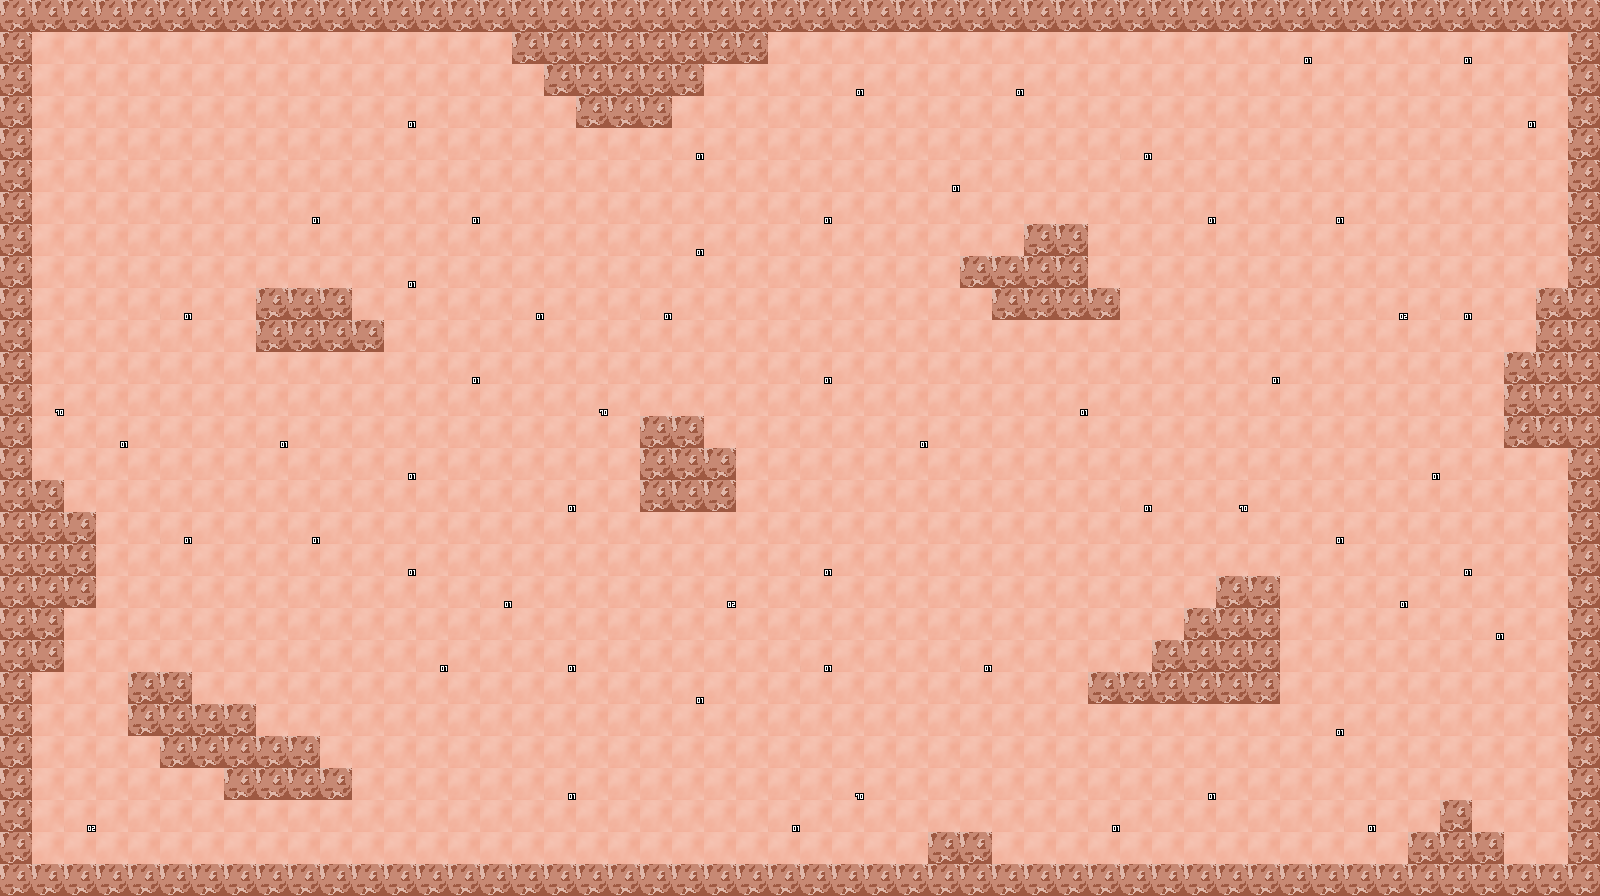

The image is a tile-based game level rendered from a .tmx file. Its description and complete source (layers, tilesets, objects, tile grids) follow:
An orthogonal 50x28 tile map with 32x32 px tiles, 2 tile layers (terrain, object), 2 tilesets.

<map version="1.2" tiledversion="1.3.4" orientation="orthogonal" renderorder="right-down" width="50" height="28" tilewidth="32" tileheight="32" infinite="0" nextlayerid="3" nextobjectid="1">
 <editorsettings>
  <export target="Map3.csv" format="csv" />
 </editorsettings>
 <tileset firstgid="1" source="terrain.tsx" />
 <tileset firstgid="129" source="object.tsx" />
 <layer id="1" name="terrain" width="50" height="28">
  <data encoding="csv">
2,2,2,2,2,2,2,2,2,2,2,2,2,2,2,2,2,2,2,2,2,2,2,2,2,2,2,2,2,2,2,2,2,2,2,2,2,2,2,2,2,2,2,2,2,2,2,2,2,2,
2,1,1,1,1,1,1,1,1,1,1,1,1,1,1,1,2,2,2,2,2,2,2,2,1,1,1,1,1,1,1,1,1,1,1,1,1,1,1,1,1,1,1,1,1,1,1,1,1,2,
2,1,1,1,1,1,1,1,1,1,1,1,1,1,1,1,1,2,2,2,2,2,1,1,1,1,1,1,1,1,1,1,1,1,1,1,1,1,1,1,1,1,1,1,1,1,1,1,1,2,
2,1,1,1,1,1,1,1,1,1,1,1,1,1,1,1,1,1,2,2,2,1,1,1,1,1,1,1,1,1,1,1,1,1,1,1,1,1,1,1,1,1,1,1,1,1,1,1,1,2,
2,1,1,1,1,1,1,1,1,1,1,1,1,1,1,1,1,1,1,1,1,1,1,1,1,1,1,1,1,1,1,1,1,1,1,1,1,1,1,1,1,1,1,1,1,1,1,1,1,2,
2,1,1,1,1,1,1,1,1,1,1,1,1,1,1,1,1,1,1,1,1,1,1,1,1,1,1,1,1,1,1,1,1,1,1,1,1,1,1,1,1,1,1,1,1,1,1,1,1,2,
2,1,1,1,1,1,1,1,1,1,1,1,1,1,1,1,1,1,1,1,1,1,1,1,1,1,1,1,1,1,1,1,1,1,1,1,1,1,1,1,1,1,1,1,1,1,1,1,1,2,
2,1,1,1,1,1,1,1,1,1,1,1,1,1,1,1,1,1,1,1,1,1,1,1,1,1,1,1,1,1,1,1,2,2,1,1,1,1,1,1,1,1,1,1,1,1,1,1,1,2,
2,1,1,1,1,1,1,1,1,1,1,1,1,1,1,1,1,1,1,1,1,1,1,1,1,1,1,1,1,1,2,2,2,2,1,1,1,1,1,1,1,1,1,1,1,1,1,1,1,2,
2,1,1,1,1,1,1,1,2,2,2,1,1,1,1,1,1,1,1,1,1,1,1,1,1,1,1,1,1,1,1,2,2,2,2,1,1,1,1,1,1,1,1,1,1,1,1,1,2,2,
2,1,1,1,1,1,1,1,2,2,2,2,1,1,1,1,1,1,1,1,1,1,1,1,1,1,1,1,1,1,1,1,1,1,1,1,1,1,1,1,1,1,1,1,1,1,1,1,2,2,
2,1,1,1,1,1,1,1,1,1,1,1,1,1,1,1,1,1,1,1,1,1,1,1,1,1,1,1,1,1,1,1,1,1,1,1,1,1,1,1,1,1,1,1,1,1,1,2,2,2,
2,1,1,1,1,1,1,1,1,1,1,1,1,1,1,1,1,1,1,1,1,1,1,1,1,1,1,1,1,1,1,1,1,1,1,1,1,1,1,1,1,1,1,1,1,1,1,2,2,2,
2,1,1,1,1,1,1,1,1,1,1,1,1,1,1,1,1,1,1,1,2,2,1,1,1,1,1,1,1,1,1,1,1,1,1,1,1,1,1,1,1,1,1,1,1,1,1,2,2,2,
2,1,1,1,1,1,1,1,1,1,1,1,1,1,1,1,1,1,1,1,2,2,2,1,1,1,1,1,1,1,1,1,1,1,1,1,1,1,1,1,1,1,1,1,1,1,1,1,1,2,
2,2,1,1,1,1,1,1,1,1,1,1,1,1,1,1,1,1,1,1,2,2,2,1,1,1,1,1,1,1,1,1,1,1,1,1,1,1,1,1,1,1,1,1,1,1,1,1,1,2,
2,2,2,1,1,1,1,1,1,1,1,1,1,1,1,1,1,1,1,1,1,1,1,1,1,1,1,1,1,1,1,1,1,1,1,1,1,1,1,1,1,1,1,1,1,1,1,1,1,2,
2,2,2,1,1,1,1,1,1,1,1,1,1,1,1,1,1,1,1,1,1,1,1,1,1,1,1,1,1,1,1,1,1,1,1,1,1,1,1,1,1,1,1,1,1,1,1,1,1,2,
2,2,2,1,1,1,1,1,1,1,1,1,1,1,1,1,1,1,1,1,1,1,1,1,1,1,1,1,1,1,1,1,1,1,1,1,1,1,2,2,1,1,1,1,1,1,1,1,1,2,
2,2,1,1,1,1,1,1,1,1,1,1,1,1,1,1,1,1,1,1,1,1,1,1,1,1,1,1,1,1,1,1,1,1,1,1,1,2,2,2,1,1,1,1,1,1,1,1,1,2,
2,2,1,1,1,1,1,1,1,1,1,1,1,1,1,1,1,1,1,1,1,1,1,1,1,1,1,1,1,1,1,1,1,1,1,1,2,2,2,2,1,1,1,1,1,1,1,1,1,2,
2,1,1,1,2,2,1,1,1,1,1,1,1,1,1,1,1,1,1,1,1,1,1,1,1,1,1,1,1,1,1,1,1,1,2,2,2,2,2,2,1,1,1,1,1,1,1,1,1,2,
2,1,1,1,2,2,2,2,1,1,1,1,1,1,1,1,1,1,1,1,1,1,1,1,1,1,1,1,1,1,1,1,1,1,1,1,1,1,1,1,1,1,1,1,1,1,1,1,1,2,
2,1,1,1,1,2,2,2,2,2,1,1,1,1,1,1,1,1,1,1,1,1,1,1,1,1,1,1,1,1,1,1,1,1,1,1,1,1,1,1,1,1,1,1,1,1,1,1,1,2,
2,1,1,1,1,1,1,2,2,2,2,1,1,1,1,1,1,1,1,1,1,1,1,1,1,1,1,1,1,1,1,1,1,1,1,1,1,1,1,1,1,1,1,1,1,1,1,1,1,2,
2,1,1,1,1,1,1,1,1,1,1,1,1,1,1,1,1,1,1,1,1,1,1,1,1,1,1,1,1,1,1,1,1,1,1,1,1,1,1,1,1,1,1,1,1,2,1,1,1,2,
2,1,1,1,1,1,1,1,1,1,1,1,1,1,1,1,1,1,1,1,1,1,1,1,1,1,1,1,1,2,2,1,1,1,1,1,1,1,1,1,1,1,1,1,2,2,2,1,1,2,
2,2,2,2,2,2,2,2,2,2,2,2,2,2,2,2,2,2,2,2,2,2,2,2,2,2,2,2,2,2,2,2,2,2,2,2,2,2,2,2,2,2,2,2,2,2,2,2,2,2
</data>
 </layer>
 <layer id="2" name="object" width="50" height="28">
  <data encoding="csv">
0,0,0,0,0,0,0,0,0,0,0,0,0,0,0,0,0,0,0,0,0,0,0,0,0,0,0,0,0,0,0,0,0,0,0,0,0,0,0,0,0,0,0,0,0,0,0,0,0,0,
0,0,0,0,0,0,0,0,0,0,0,0,0,0,0,0,0,0,0,0,0,0,0,0,0,0,0,0,0,0,0,0,0,0,0,0,0,0,0,0,130,0,0,0,0,130,0,0,0,0,
0,0,0,0,0,0,0,0,0,0,0,0,0,0,0,0,0,0,0,0,0,0,0,0,0,0,130,0,0,0,0,130,0,0,0,0,0,0,0,0,0,0,0,0,0,0,0,0,0,0,
0,0,0,0,0,0,0,0,0,0,0,0,130,0,0,0,0,0,0,0,0,0,0,0,0,0,0,0,0,0,0,0,0,0,0,0,0,0,0,0,0,0,0,0,0,0,0,130,0,0,
0,0,0,0,0,0,0,0,0,0,0,0,0,0,0,0,0,0,0,0,0,130,0,0,0,0,0,0,0,0,0,0,0,0,0,130,0,0,0,0,0,0,0,0,0,0,0,0,0,0,
0,0,0,0,0,0,0,0,0,0,0,0,0,0,0,0,0,0,0,0,0,0,0,0,0,0,0,0,0,130,0,0,0,0,0,0,0,0,0,0,0,0,0,0,0,0,0,0,0,0,
0,0,0,0,0,0,0,0,0,130,0,0,0,0,130,0,0,0,0,0,0,0,0,0,0,130,0,0,0,0,0,0,0,0,0,0,0,130,0,0,0,130,0,0,0,0,0,0,0,0,
0,0,0,0,0,0,0,0,0,0,0,0,0,0,0,0,0,0,0,0,0,130,0,0,0,0,0,0,0,0,0,0,0,0,0,0,0,0,0,0,0,0,0,0,0,0,0,0,0,0,
0,0,0,0,0,0,0,0,0,0,0,0,130,0,0,0,0,0,0,0,0,0,0,0,0,0,0,0,0,0,0,0,0,0,0,0,0,0,0,0,0,0,0,0,0,0,0,0,0,0,
0,0,0,0,0,130,0,0,0,0,0,0,0,0,0,0,130,0,0,0,130,0,0,0,0,0,0,0,0,0,0,0,0,0,0,0,0,0,0,0,0,0,0,131,0,130,0,0,0,0,
0,0,0,0,0,0,0,0,0,0,0,0,0,0,0,0,0,0,0,0,0,0,0,0,0,0,0,0,0,0,0,0,0,0,0,0,0,0,0,0,0,0,0,0,0,0,0,0,0,0,
0,0,0,0,0,0,0,0,0,0,0,0,0,0,130,0,0,0,0,0,0,0,0,0,0,130,0,0,0,0,0,0,0,0,0,0,0,0,0,130,0,0,0,0,0,0,0,0,0,0,
0,199,0,0,0,0,0,0,0,0,0,0,0,0,0,0,0,0,199,0,0,0,0,0,0,0,0,0,0,0,0,0,0,130,0,0,0,0,0,0,0,0,0,0,0,0,0,0,0,0,
0,0,0,130,0,0,0,0,130,0,0,0,0,0,0,0,0,0,0,0,0,0,0,0,0,0,0,0,130,0,0,0,0,0,0,0,0,0,0,0,0,0,0,0,0,0,0,0,0,0,
0,0,0,0,0,0,0,0,0,0,0,0,130,0,0,0,0,0,0,0,0,0,0,0,0,0,0,0,0,0,0,0,0,0,0,0,0,0,0,0,0,0,0,0,130,0,0,0,0,0,
0,0,0,0,0,0,0,0,0,0,0,0,0,0,0,0,0,130,0,0,0,0,0,0,0,0,0,0,0,0,0,0,0,0,0,130,0,0,199,0,0,0,0,0,0,0,0,0,0,0,
0,0,0,0,0,130,0,0,0,130,0,0,0,0,0,0,0,0,0,0,0,0,0,0,0,0,0,0,0,0,0,0,0,0,0,0,0,0,0,0,0,130,0,0,0,0,0,0,0,0,
0,0,0,0,0,0,0,0,0,0,0,0,130,0,0,0,0,0,0,0,0,0,0,0,0,130,0,0,0,0,0,0,0,0,0,0,0,0,0,0,0,0,0,0,0,130,0,0,0,0,
0,0,0,0,0,0,0,0,0,0,0,0,0,0,0,130,0,0,0,0,0,0,131,0,0,0,0,0,0,0,0,0,0,0,0,0,0,0,0,0,0,0,0,130,0,0,0,0,0,0,
0,0,0,0,0,0,0,0,0,0,0,0,0,0,0,0,0,0,0,0,0,0,0,0,0,0,0,0,0,0,0,0,0,0,0,0,0,0,0,0,0,0,0,0,0,0,130,0,0,0,
0,0,0,0,0,0,0,0,0,0,0,0,0,130,0,0,0,130,0,0,0,0,0,0,0,130,0,0,0,0,130,0,0,0,0,0,0,0,0,0,0,0,0,0,0,0,0,0,0,0,
0,0,0,0,0,0,0,0,0,0,0,0,0,0,0,0,0,0,0,0,0,130,0,0,0,0,0,0,0,0,0,0,0,0,0,0,0,0,0,0,0,0,0,0,0,0,0,0,0,0,
0,0,0,0,0,0,0,0,0,0,0,0,0,0,0,0,0,0,0,0,0,0,0,0,0,0,0,0,0,0,0,0,0,0,0,0,0,0,0,0,0,130,0,0,0,0,0,0,0,0,
0,0,0,0,0,0,0,0,0,0,0,0,0,0,0,0,0,0,0,0,0,0,0,0,0,0,0,0,0,0,0,0,0,0,0,0,0,0,0,0,0,0,0,0,0,0,0,0,0,0,
0,0,0,0,0,0,0,0,0,0,0,0,0,0,0,0,0,130,0,0,0,0,0,0,0,0,199,0,0,0,0,0,0,0,0,0,0,130,0,0,0,0,0,0,0,0,0,0,0,0,
0,0,131,0,0,0,0,0,0,0,0,0,0,0,0,0,0,0,0,0,0,0,0,0,130,0,0,0,0,0,0,0,0,0,130,0,0,0,0,0,0,0,130,0,0,0,0,0,0,0,
0,0,0,0,0,0,0,0,0,0,0,0,0,0,0,0,0,0,0,0,0,0,0,0,0,0,0,0,0,0,0,0,0,0,0,0,0,0,0,0,0,0,0,0,0,0,0,0,0,0,
0,0,0,0,0,0,0,0,0,0,0,0,0,0,0,0,0,0,0,0,0,0,0,0,0,0,0,0,0,0,0,0,0,0,0,0,0,0,0,0,0,0,0,0,0,0,0,0,0,0
</data>
 </layer>
</map>
